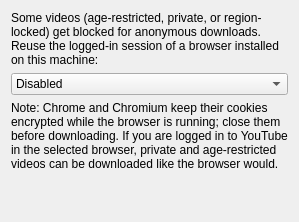
               <widget class="QWidget" name="settingsCookiesTabPage">
                <attribute name="title">
                 <string>Network</string>
                </attribute>
                <layout class="QVBoxLayout" name="verticalLayoutCookies">
                 <item>
                  <widget class="QLabel" name="labelCookiesIntro">
                   <property name="text">
                    <string>Some videos (age-restricted, private, or region-locked) get blocked for anonymous downloads. Reuse the logged-in session of a browser installed on this machine:</string>
                   </property>
                   <property name="wordWrap">
                    <bool>true</bool>
                   </property>
                  </widget>
                 </item>
                 <item>
                  <widget class="QComboBox" name="settingsCookiesBrowser">
                   <item>
                    <property name="text">
                     <string>Disabled</string>
                    </property>
                    <property name="data">
                     <string></string>
                    </property>
                   </item>
                   <item>
                    <property name="text">
                     <string>Firefox</string>
                    </property>
                    <property name="data">
                     <string>firefox</string>
                    </property>
                   </item>
                   <item>
                    <property name="text">
                     <string>Google Chrome</string>
                    </property>
                    <property name="data">
                     <string>chrome</string>
                    </property>
                   </item>
                   <item>
                    <property name="text">
                     <string>Chromium</string>
                    </property>
                    <property name="data">
                     <string>chromium</string>
                    </property>
                   </item>
                   <item>
                    <property name="text">
                     <string>Microsoft Edge</string>
                    </property>
                    <property name="data">
                     <string>edge</string>
                    </property>
                   </item>
                   <item>
                    <property name="text">
                     <string>Brave</string>
                    </property>
                    <property name="data">
                     <string>brave</string>
                    </property>
                   </item>
                   <item>
                    <property name="text">
                     <string>Opera</string>
                    </property>
                    <property name="data">
                     <string>opera</string>
                    </property>
                   </item>
                   <item>
                    <property name="text">
                     <string>Vivaldi</string>
                    </property>
                    <property name="data">
                     <string>vivaldi</string>
                    </property>
                   </item>
                  </widget>
                 </item>
                 <item>
                  <widget class="QLabel" name="labelCookiesNotice">
                   <property name="text">
                    <string>Note: Chrome and Chromium keep their cookies encrypted while the browser is running; close them before downloading. If you are logged in to YouTube in the selected browser, private and age-restricted videos can be downloaded like the browser would.</string>
                   </property>
                   <property name="wordWrap">
                    <bool>true</bool>
                   </property>
                  </widget>
                 </item>
                 <item>
                  <spacer name="verticalSpacerCookies">
                   <property name="orientation">
                    <enum>Qt::Vertical</enum>
                   </property>
                   <property name="sizeHint" stdset="0">
                    <size>
                     <width>20</width>
                     <height>40</height>
                    </size>
                   </property>
                  </spacer>
                 </item>
                </layout>
               </widget>
